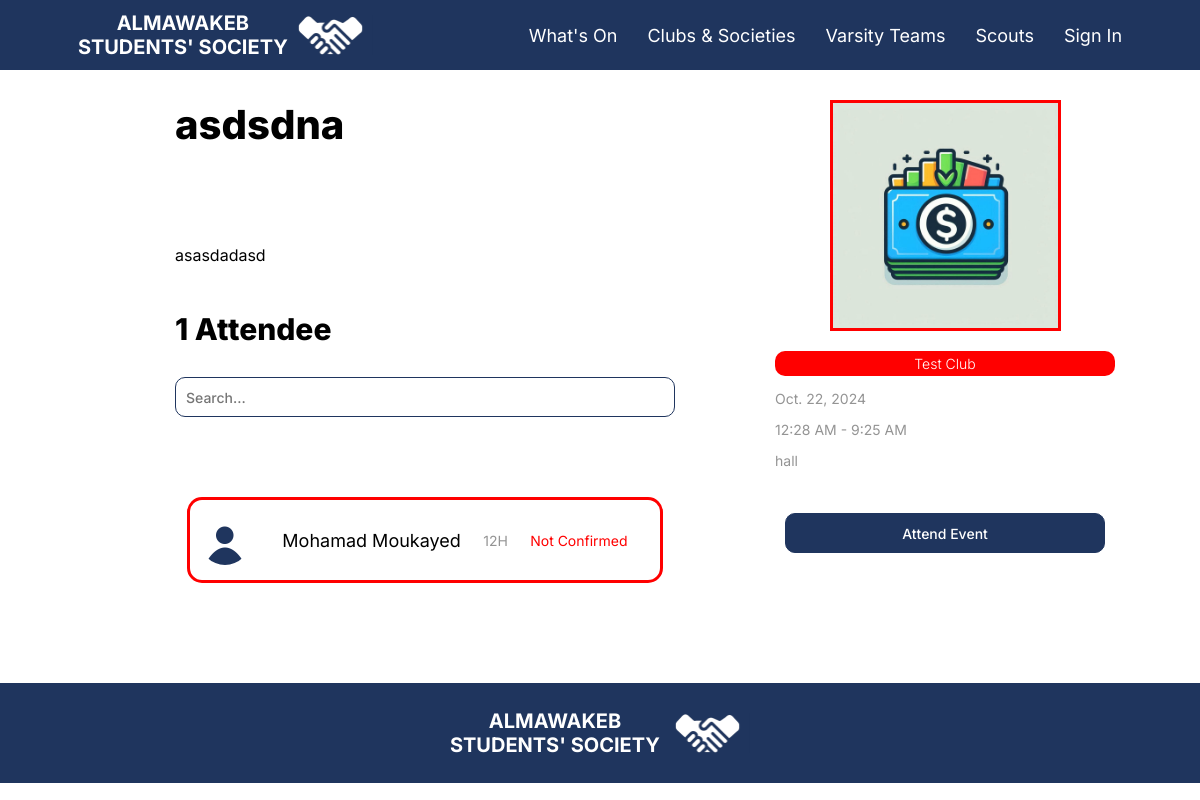
The page /Event/Detail/7/ on the database as committed earlier.
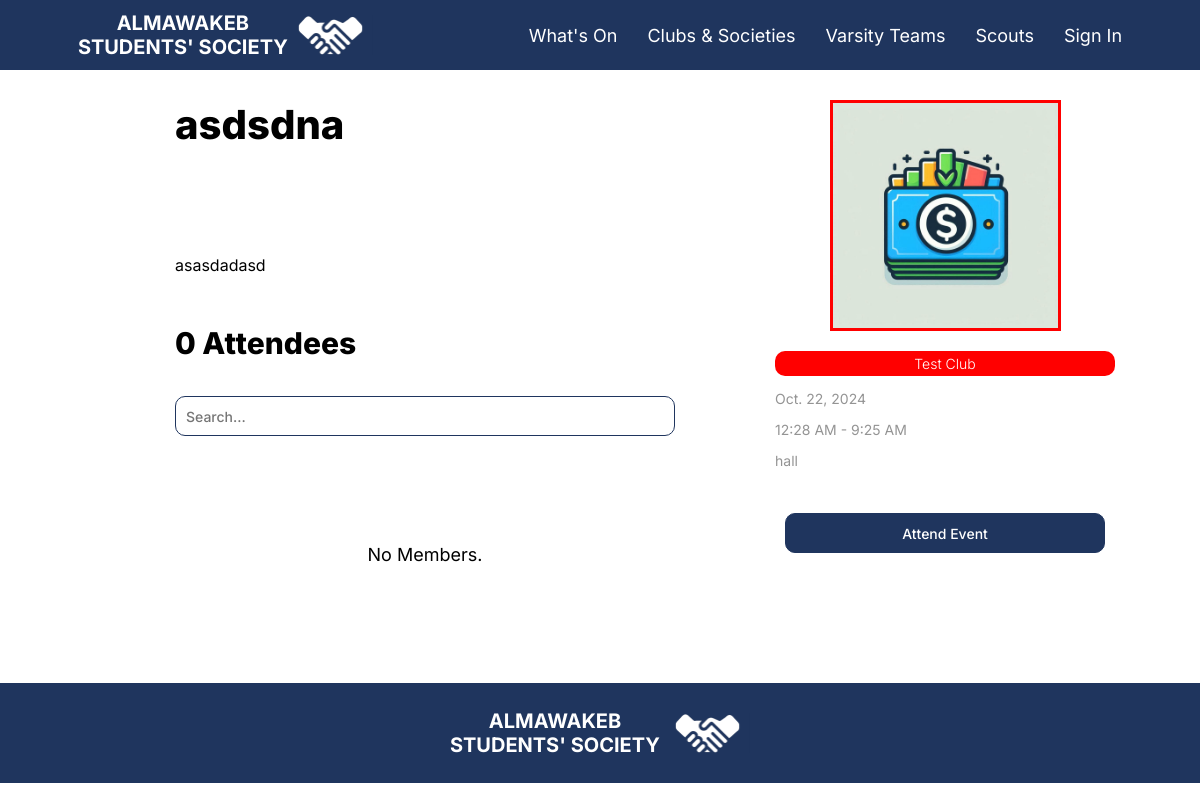
The same page on the database as committed later.
### mainapp/models.py (models this page shows, shortened)
class Event(models.Model):
    GROUP_CHOICES = [
        ('ngr', 'All Year Levels'),
        ('12', 'Senior'),
        ('11', 'Junior'),
        ('10', 'Sophomore'),
        ('9', 'Freshman'),
    ]
    GRADE_CHOICES = [
        ('nosec', 'All Sections'),
        ('A', 'A'),
        ('B', 'B'),
        ('C', 'C'),
        ('D', 'D'),
        ('E', 'E'),
        ('F', 'F'),
        ('G', 'G'),
        ('H', 'H'),
        ('I', 'I'),
        ('J', 'J'),
    ]
    author = models.ForeignKey(Club, on_delete=models.CASCADE, related_name='authored_events')
    cover = models.ImageField(upload_to='event_covers/', blank=True, null=True)  # Remove default and allow blank/null
    title = models.CharField(max_length=100)
    text = models.TextField()
    summary = models.CharField(max_length=150)
    date = models.DateField()
    end_date = models.DateField(blank=True,null=True)
    start_time = models.TimeField(blank=True, null=True)
    end_time = models.TimeField(blank=True, null=True)
    published_date = models.DateTimeField(null=True, blank=True)
    location = models.CharField(max_length=150, blank=True,null=False)
    color = models.ForeignKey(Club, on_delete=models.CASCADE, related_name='club_color', blank=True, null=True)
    group = models.CharField(max_length=3, choices=GROUP_CHOICES,default="ngr")
    grade = models.CharField(max_length=5, choices=GRADE_CHOICES,default="nosec")
    attendance_locked = models.BooleanField(default=False)
    members_only = models.BooleanField(default=False)
    highlight = models.BooleanField(default=False)
    draft = models.BooleanField(default=False)
    hos_approved = models.BooleanField(default=False)
    significant_event = models.BooleanField(default=False)
    attending_Students = models.ManyToManyField(User, related_name='attending_students', blank=True)
    confirmed_Students = models.ManyToManyField(User, related_name='confirm_students', blank=True)
    links = models.ManyToManyField(Links, related_name='events_links', blank=True)
    typeitem = "event"

class User(AbstractBaseUser, PermissionsMixin):
    name = models.CharField(max_length=255)
    email = models.EmailField(verbose_name="email", max_length=60, unique=True)
    is_admin = models.BooleanField(default=False)
    is_staff = models.BooleanField(default=False)
    is_active = models.BooleanField(default=True)
    associated_student = models.ForeignKey("Student",null=True, blank=True, on_delete=models.CASCADE)
    associated_faculty = models.ForeignKey("Faculty",null=True, blank=True, on_delete=models.CASCADE)
    associated_clubs = models.ManyToManyField("Club", blank=True,related_name="associated_clubs")
    associated_varsities = models.ManyToManyField("Varsity", blank=True,related_name="associated_varsity")
    objects = UserManager()
    USERNAME_FIELD = 'email'
    REQUIRED_FIELDS = ['name']

class Student(models.Model):
    student_db_id = models.CharField(max_length=20, primary_key=True,help_text="Student ID")
    YEAR_CHOICES = [
        ('FR', 'Freshman'),
        ('SO', 'Sophomore'),
        ('JR', 'Junior'),
        ('SR', 'Senior'),
    ]
    SECTION_CHOICES = [
        ('A', 'A'),
        ('B', 'B'),
        ('C', 'C'),
        ('D', 'D'),
        ('E', 'E'),
        ('F', 'F'),
        ('G', 'G'),
        ('H', 'H'),
        ('I', 'I'),
        ('J', 'J'),
    ]
    year_level = models.IntegerField(blank=True, null=True)
    section = models.CharField(max_length=1, choices=SECTION_CHOICES)
    profile_picture = models.ImageField(upload_to='profiles/', null=True, blank=True, default='default-pfp.png')
    about = models.TextField(blank=True,null=True)
    year_level_title = models.CharField(max_length=10, blank=True)
    gender = models.CharField(max_length=10,choices=[('male', 'Male'), ('female','Female')], default='male')

class Club(models.Model):
    name = models.CharField(max_length=255)
    heads = models.ManyToManyField(User, related_name='head_clubs', blank=True)
    leadership = models.ManyToManyField(User, related_name='leadership_roles', blank=True)
    members = models.ManyToManyField(User, related_name='membership_clubs', blank=True)
    advisors = models.ManyToManyField(User, related_name='advisor_clubs', blank=True)
    events = models.ManyToManyField('Event', related_name='events', blank=True)
    type = models.CharField(choices=[('male', "Boys Only"),('female','Girls Only'), ('mixed', 'Mixed Club')], default='mixed', max_length=6)
    about = models.TextField()
    logo = models.ImageField(upload_to='clubs_logos/')
    color = models.CharField(max_length=7)  # Hex color code
    links = models.ManyToManyField(Links, related_name='club_links', blank=True)
    bylaws = models.ManyToManyField(Bylaw, related_name='club_bylaws', blank=True)

### mainapp/views.py (the view)
# urls.py: path("Event/Detail/<int:event_id>/", views.Event_Detail, name="event_detail"),
def Event_Detail(request, event_id):
    try:
        event = Event.objects.get(id=event_id)
    except ObjectDoesNotExist:
        return error_404_view(request, None)
    links = event.links.all()
    allUsers = []
    if event.members_only:
        for member in event.author.members.all().order_by('name'):
            if member not in event.attending_Students.all().order_by('name'):
                allUsers.append(member)
    else:
        for member in User.objects.all().order_by('name'):
            if member not in event.attending_Students.all().order_by('name') and member.associated_student is not None:
                allUsers.append(member)
    return render(request, "event_detail.html", {'event': event, 'links': links, 'allUsers': allUsers, 'user': request.user})

### templates/event_detail.html (shortened to what this page needs)
{% extends 'Base.html' %}
{% load static %}
{% block content %}
{% if user.associated_student is not None and event.author.type == user.associated_student.gender or event.author.type == "mixed" or user.associated_faculty is not None or user.is_superuser %}
<div class="pagecontrol">
    <div style="display: flex; justify-content: space-between; flex-direction: column; flex:1;">
        <p class="pageTitle" style="margin: 0px;">{{ event.title }}</p>
        <br>
        <div class="articleDescriptionText">
            <p>{{ event.text|safe|linebreaks }}</p>
        </div>
        <div class="profileRow">
            <p class="pageSubtitle" style="margin: 0px;">{{event.attending_Students.count}} Attendee{% if event.attending_Students.count != 1 %}s{% endif %}</p>
            </div>
            <input class="textfield" placeholder="Search..." style="margin: 0px; width: unset;" id="memberSearch">
            <br>
            <div class="memberGrid scroll" id="memberField">
                {% for member in event.attending_Students.all %}
                <a href="/Student/Detail/{{member.pk}}" class="profileRow">
                    <div class="profileRow Box" style="border: {% if member in event.confirmed_Students.all %}lime{% else %}red{% endif %} 3px solid; border-radius: 15px; padding: 10px; gap: 10px;">
                        <img class="eventCover" style=" width: 50px; height: 50px; border-radius: 50%; object-fit: cover; aspect-ratio: 1/1;margin-right: 10px;" src="{{ member.associated_student.profile_picture.url }}" alt="Club Cover">
                        <p class="text">{{ member.name }}</p>
                        <p class="aboutText">{{ member.associated_student.year_level }}{{ member.associated_student.section }}</p>
                        <p class="aboutText confirmedcontrol" style="color: {% if member in event.confirmed_Students.all %}lime{% else %}red{% endif %};">{% if member in event.confirmed_Students.all %}Confirmed{% else %}Not Confirmed{% endif %}</p>
                    </div>
                </a>
                {% empty %}
                <p class="text">No Members.</p>
                {% endfor %}
            </div>
    </div>
    <div>
        <a href="/Club/Detail/{{event.author.pk}}">
        <div class="centerer" style="height: unset; margin-bottom: 20px;">
        <img src="{{ event.cover.url }}" alt="{{ event.title }} Cover" class="articleCover" style="border: 3px solid {{ event.author.color }};">
        </div>
        <div class="tagBox" style="background: {{ event.author.color }};">
            <p class="tagText">{{ event.author.name }}</p>
        </div>
        </a>
        <p class="aboutText">{{ event.date }}</p>
        <p class="aboutText">{{ event.start_time|time:"g:i A" }} - {{ event.end_time|time:"g:i A" }}</p>
        <p class="aboutText">{{ event.location }}</p>
        <br>
        {% if not event.attendance_locked or user.associated_faculty is not None or user.is_superuser %}
        {% if user not in event.attending_Students.all %}
        <div class="centercontrol"><button onclick="addAttendeeToList('{{user.email}}')" class="btn primary">Attend Event</button></div><br>
        {% else %}
        <div class="centercontrol"><button onclick="removeAttendeeFromList('{{user.email}}')" class="btn">Leave Event</button></div><br>
        {% endif %}
        {% endif %}
    </div>
</div>
{% endif %}
{% endblock %}

Rows that differ between the two databases and show on the page:
removed User: associated_student.profile_picture (placeholder picture), name "Mohamad Moukayed", associated_student.year_level "12", associated_student.section "H"
computed for Event "asdsdna": attending_Students.count "1" → "0"
Other text that changed with them:
text now shown: "s No Members."
